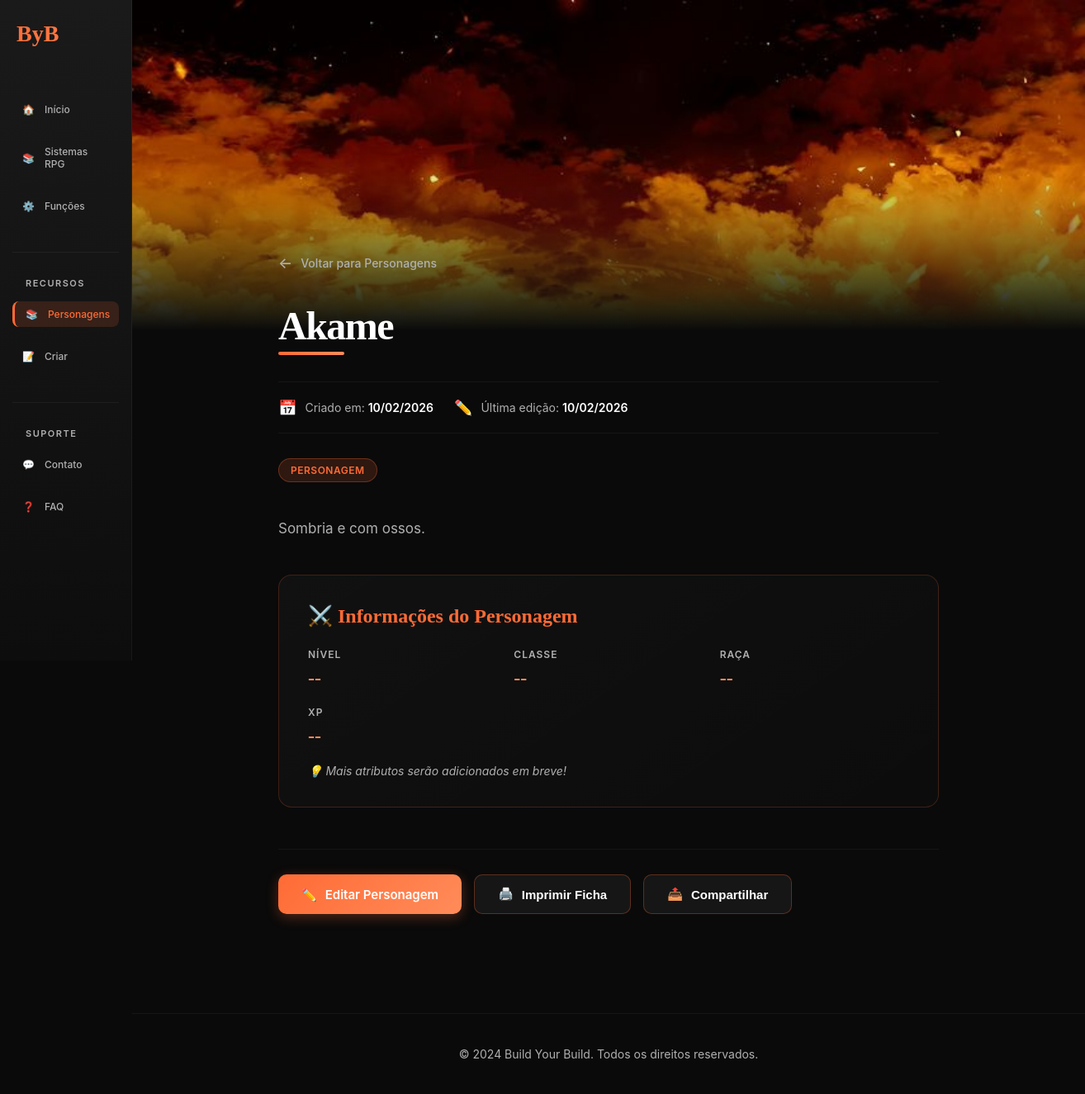
/personagem/akame, run on the app's committed database.
### personagem/models.py (models this page shows, shortened)
class Personagens(models.Model):
    class Meta:
        verbose_name = 'Personagem'
        verbose_name_plural = 'Personagens'
    title = models.CharField(max_length=75, verbose_name="Nome do Personagem")
    body = models.TextField(verbose_name="Descrição")
    slug = models.SlugField()
    date = models.DateTimeField(auto_now_add= True, verbose_name="Data de Criação")
    updated = models.DateTimeField(auto_now=True, verbose_name="Última Atualização")
    sistema = models.CharField(max_length=100, blank=True, null=True, verbose_name="Sistema de RPG")
    nivel = models.IntegerField(default=1, verbose_name="Nível")
    classe = models.CharField(max_length=100, blank=True, null=True, verbose_name="Classe")
    raca = models.CharField(max_length=100, blank=True, null=True, verbose_name="Raça")
    experiencia = models.IntegerField(default=0, verbose_name="XP")
    banner = models.ImageField(
        upload_to='personagens/banners/',
        blank=True,
        null=True,
        verbose_name="Banner do Personagem",
        help_text="Imagem de banner (opcional). Recomendado: 1200x400px"
    )

### personagem/views.py (the view)
# urls.py: path('personagem/', include('personagem.urls'))
def personagem(request, slug):
    personagem = Personagens.objects.get(slug=slug)
    return render(request, 'personagem/personagem.html', { 'personagem': personagem})

### personagem/templates/personagem/personagem.html (shortened to what this page needs)
{% extends "layout.html" %}
{% load static %}
{% block extra_css %}
    <link rel="stylesheet" href="{% static 'css/personagem.css' %}">
{% endblock %}
{% block content %}
    <article class="personagem-detail">
        {% if personagem.banner %}
            <div class="personagem-banner-container">
                <img
                    class="personagem-banner"
                    src="{{ personagem.banner.url }}"
                    alt="{{ personagem.title }}"
                />
            </div>
        {% else %}
            <div class="personagem-banner-container no-banner">
                <div class="no-banner-placeholder">
                    <div class="no-banner-icon">🎭</div>
                </div>
            </div>
        {% endif %}
        <div class="personagem-content {% if personagem.banner %}has-banner{% endif %}">
            <a href="{% url 'personagem:personagens' %}" class="back-button">
                Voltar para Personagens
            </a>
            <header class="personagem-header">
                <h1>{{ personagem.title }}</h1>
                <div class="personagem-meta">
                    <div class="personagem-meta-item">
                        <span class="icon">📅</span>
                        <span>Criado em: <strong>{{ personagem.date|date:"d/m/Y" }}</strong></span>
                    </div>
                    <div class="personagem-meta-item">
                        <span class="icon">✏️</span>
                        <span>Última edição: <strong>{{ personagem.date|date:"d/m/Y" }}</strong></span>
                    </div>
                </div>
                <div class="personagem-tags">
                    <span class="tag">Personagem</span>
                </div>
            </header>
            <div class="personagem-body">
                {{ personagem.body|linebreaks }}
            </div>
            <div class="personagem-stats animate-in">
                <h3>⚔️ Informações do Personagem</h3>
                <div class="stats-grid">
                    <div class="stat-item">
                        <span class="stat-label">Nível</span>
                        <span class="stat-value">--</span>
                    </div>
                    <div class="stat-item">
                        <span class="stat-label">Classe</span>
                        <span class="stat-value">--</span>
                    </div>
                    <div class="stat-item">
                        <span class="stat-label">Raça</span>
                        <span class="stat-value">--</span>
                    </div>
                    <div class="stat-item">
                        <span class="stat-label">XP</span>
                        <span class="stat-value">--</span>
                    </div>
                </div>
                <p style="margin-top: 20px; font-size: 14px; color: var(--text-secondary); font-style: italic;">
                    💡 Mais atributos serão adicionados em breve!
                </p>
            </div>
            <div class="personagem-actions">
                <a href="#editar" class="btn-action">
                    <span>✏️</span>
                    Editar Personagem
                </a>
                <button class="btn-action secondary" onclick="window.print()">
                    <span>🖨️</span>
                    Imprimir Ficha
                </button>
                <button class="btn-action secondary" onclick="compartilhar()">
                    <span>📤</span>
                    Compartilhar
                </button>
            </div>
        </div>
    </article>
    <footer class="footer">
        <p>&copy; 2024 Build Your Build. Todos os direitos reservados.</p>
    </footer>
{% endblock %}

### static/css/personagem.css (style rules this page uses)
.personagem-detail { position: relative; z-index: 5; }
.personagem-banner { width: 100%; height: 400px; object-fit: cover; border-radius: 0; margin-bottom: 0; position: relative; }
.personagem-banner-container { position: relative; width: 100%; height: 400px; overflow: hidden; margin-bottom: -100px; }
.personagem-banner-container::after { content: ''; position: absolute; bottom: 0; left: 0; right: 0; height: 200px; background: linear-gradient(to top, var(--bg-dark) 0%, transparent 100%); pointer-events: none; }
.personagem-content { position: relative; z-index: 10; padding: 60px 50px; max-width: 900px; margin: 0 auto; }
.personagem-content.has-banner { padding-top: 0; }
.personagem-header { margin-bottom: 40px; animation: fadeInUp 0.8s ease-out; }
.personagem-header h1 { font-family: Georgia, 'Times New Roman', serif; font-size: 48px; margin-bottom: 15px; letter-spacing: -1.5px; color: var(--text-primary); position: relative; display: inline-block; }
.personagem-header h1::after { content: ''; position: absolute; bottom: -8px; left: 0; width: 80px; height: 4px; background: linear-gradient(90deg, var(--accent), var(--accent-light)); border-radius: 2px; }
.personagem-meta { display: flex; gap: 25px; flex-wrap: wrap; margin-top: 25px; padding: 20px 0; border-top: 1px solid rgba(255, 255, 255, 0.05); border-bottom: 1px solid rgba(255, 255, 255, 0.05); }
.personagem-meta-item { display: flex; align-items: center; gap: 10px; font-size: 14px; color: var(--text-secondary); }
.personagem-meta-item .icon { font-size: 18px; color: var(--accent); }
.personagem-meta-item strong { color: var(--text-primary); font-weight: 600; }
.personagem-body { font-size: 17px; line-height: 1.9; color: var(--text-secondary); margin-top: 40px; animation: fadeIn 1s ease-out 0.3s backwards; }
.personagem-body p { margin-bottom: 20px; }
.personagem-stats { background: linear-gradient(145deg, rgba(255, 255, 255, 0.03) 0%, rgba(255, 255, 255, 0.01) 100%); border: 1px solid rgba(255, 107, 53, 0.2); border-radius: 16px; padding: 35px; margin: 40px 0; position: relative; overflow: hidden; }
.personagem-stats::before { content: ''; position: absolute; top: 0; left: -100%; width: 100%; height: 100%; background: linear-gradient(90deg, transparent, rgba(255, 107, 53, 0.1), transparent); animation: shine 3s infinite; }
.personagem-stats h3 { font-family: Georgia, 'Times New Roman', serif; font-size: 24px; margin-bottom: 25px; color: var(--accent); }
.stats-grid { display: grid; grid-template-columns: repeat(auto-fit, minmax(200px, 1fr)); gap: 20px; }
.stat-item { display: flex; flex-direction: column; gap: 8px; }
.stat-label { font-size: 12px; text-transform: uppercase; letter-spacing: 1px; color: var(--text-secondary); font-weight: 600; }
.stat-value { font-size: 24px; font-weight: 700; color: var(--accent-light); font-family: Georgia, 'Times New Roman', serif; }
.personagem-actions { display: flex; gap: 15px; flex-wrap: wrap; margin: 50px 0 30px; padding: 30px 0; border-top: 1px solid rgba(255, 255, 255, 0.05); }
.btn-action { display: inline-flex; align-items: center; gap: 10px; padding: 14px 28px; background: linear-gradient(135deg, var(--accent), var(--accent-light)); color: white; text-decoration: none; border-radius: 10px; font-size: 15px; font-weight: 600; transition: all 0.3s cubic-bezier(0.4, 0, 0.2, 1); border: none; cursor: pointer; box-shadow: 0 4px 15px rgba(255, 107, 53, 0.3); }
.btn-action.secondary { background: rgba(255, 255, 255, 0.05); border: 1px solid rgba(255, 107, 53, 0.3); box-shadow: none; }
.back-button { display: inline-flex; align-items: center; gap: 10px; color: var(--text-secondary); text-decoration: none; font-size: 14px; font-weight: 500; margin-bottom: 30px; transition: all 0.3s ease; padding: 8px 0; }
.back-button::before { content: '←'; font-size: 18px; transition: transform 0.3s ease; }
.personagem-tags { display: flex; gap: 10px; flex-wrap: wrap; margin: 30px 0; }
.tag { display: inline-block; padding: 6px 14px; background: rgba(255, 107, 53, 0.15); border: 1px solid rgba(255, 107, 53, 0.3); border-radius: 20px; font-size: 12px; font-weight: 600; color: var(--accent); text-transform: uppercase; letter-spacing: 0.5px; transition: all 0.3s ease; }
.animate-in { animation: slideUp 0.6s ease-out; }

### data on the page
Personagens: banner (picture), title "Akame", date "10/02/2026", body "Sombria e com ossos."
